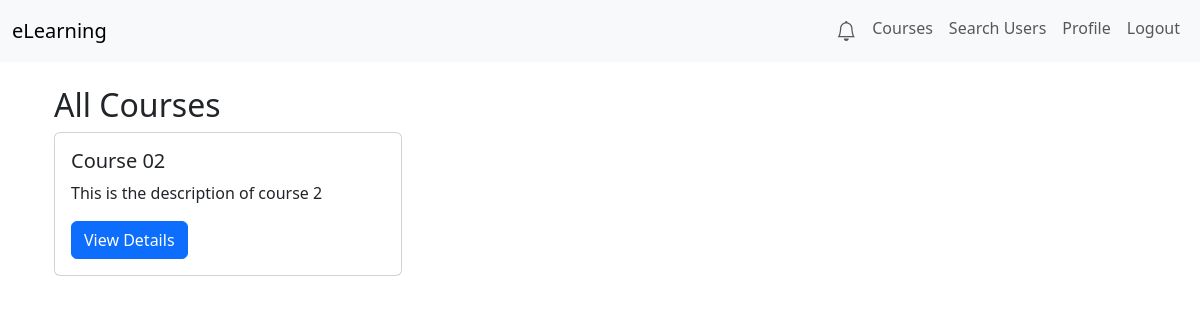
Page /courses/browse/ (signed in) on the earlier database version.
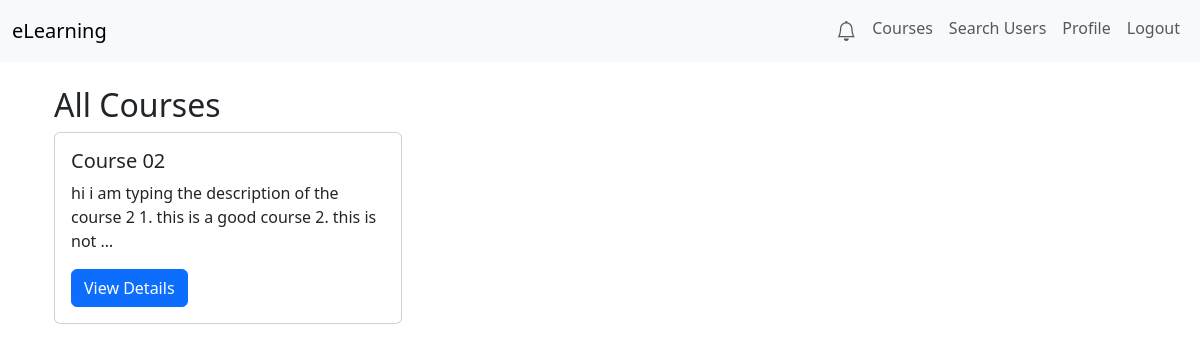
Same page on the later database version.
### courses/models.py (models this page shows, shortened)
class Course(models.Model):
    title = models.CharField(max_length=200)
    description = models.TextField()
    teacher = models.ForeignKey(
        settings.AUTH_USER_MODEL,
        on_delete=models.CASCADE,
        related_name='courses'
    )
    created_at = models.DateTimeField(auto_now_add=True)

### courses/views.py (the view)
# urls.py: path('browse/', views.browse_courses, name='browse-courses'),
@login_required
def browse_courses(request):
    courses = Course.objects.all()
    return render(request, 'courses/browse_courses.html', {'courses': courses})

### users/context_processors.py (called while the page is built)
def unread_notifications(request):
    if request.user.is_authenticated:
        count = request.user.notifications.filter(is_read=False).count()
        return {'unread_count': count}
    else:
        return {'unread_count': 0}

### courses/templates/courses/browse_courses.html
{% extends "base.html" %}
{% block content %}
<div class="container mt-4">
    <h2>All Courses</h2>
    <div class="row">
        {% for course in courses %}
            <div class="col-md-4 mb-4">
                <div class="card h-100">
                    <div class="card-body">
                        <h5 class="card-title">{{ course.title }}</h5>
                        <p class="card-text">
                            {{ course.description|truncatewords:20 }}
                        </p>
                        <a href="{% url 'courses:course-detail' course_id=course.id %}" class="btn btn-primary">
                            View Details
                        </a>
                    </div>
                </div>
            </div>
        {% endfor %}
    </div>
</div>
{% endblock %}

Differences in the rows shown:
changed Course "Course 02": description "This is the description of course 2" → "hi i am typing the description of the course 2 1. this is a good course 2. this is not …"
